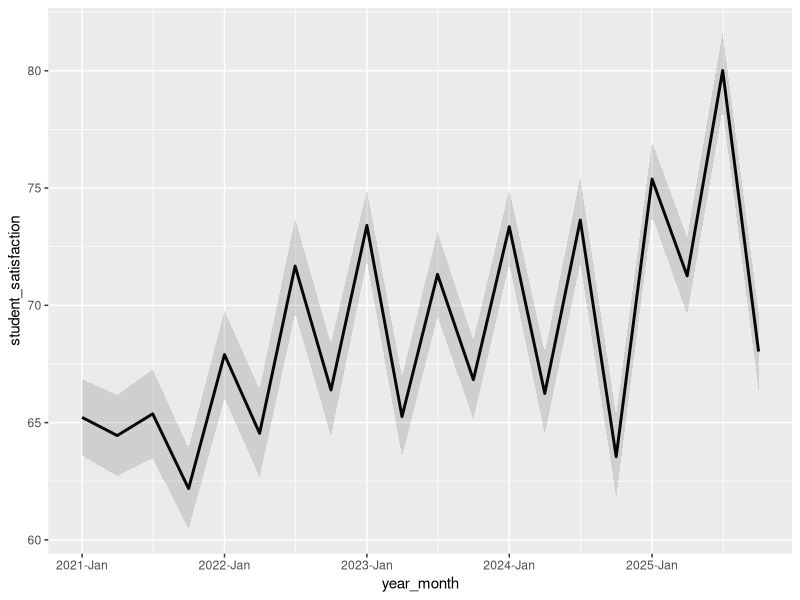
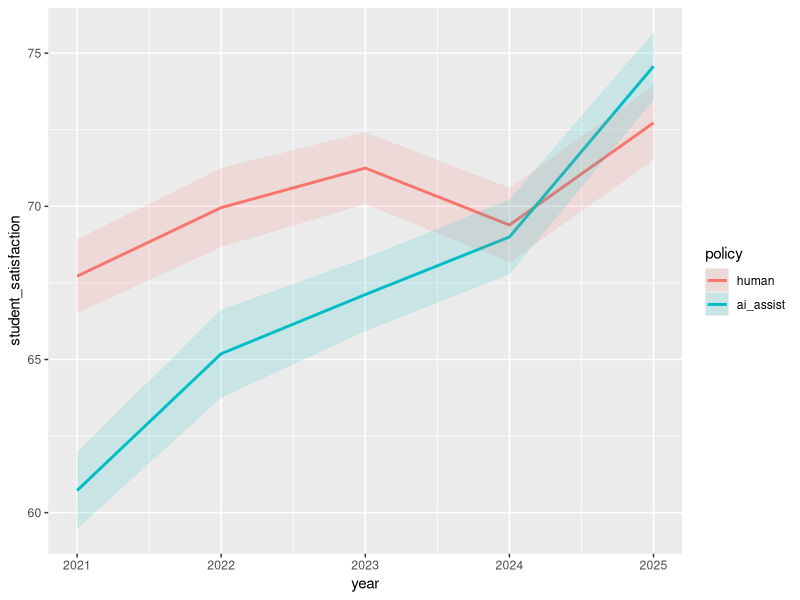
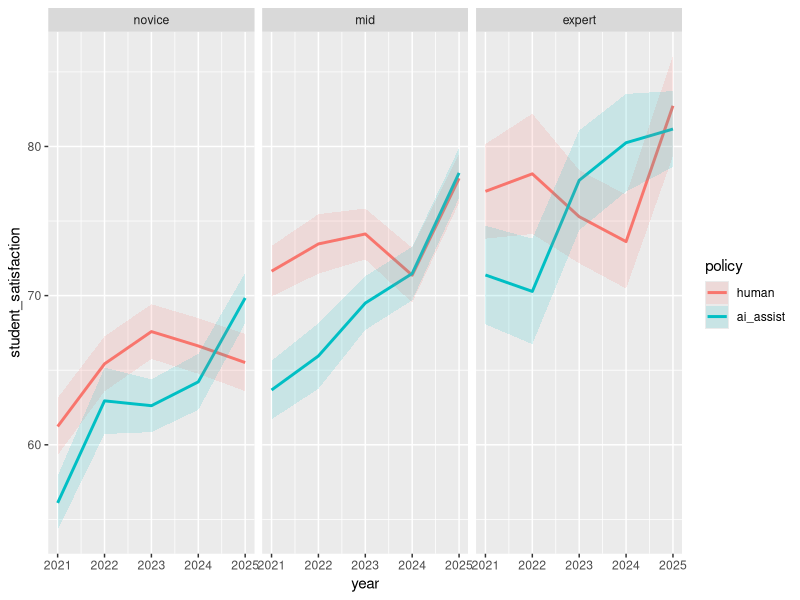
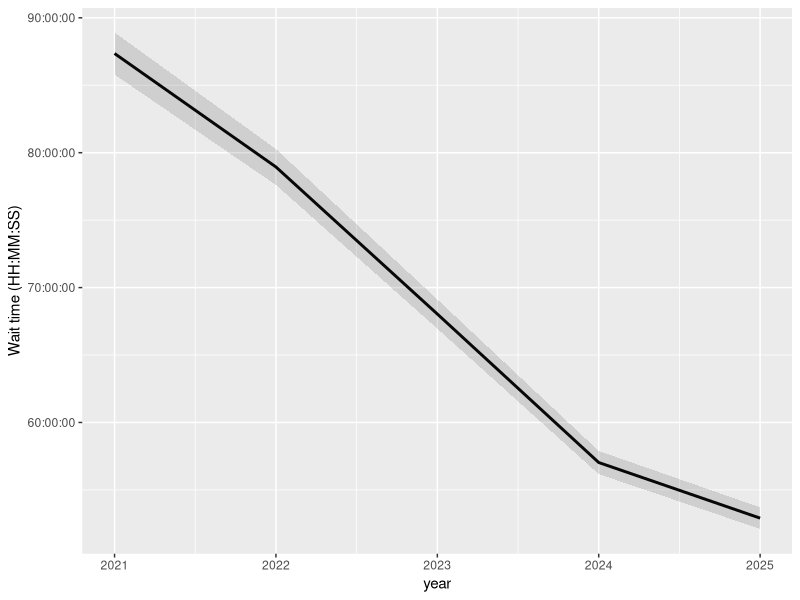
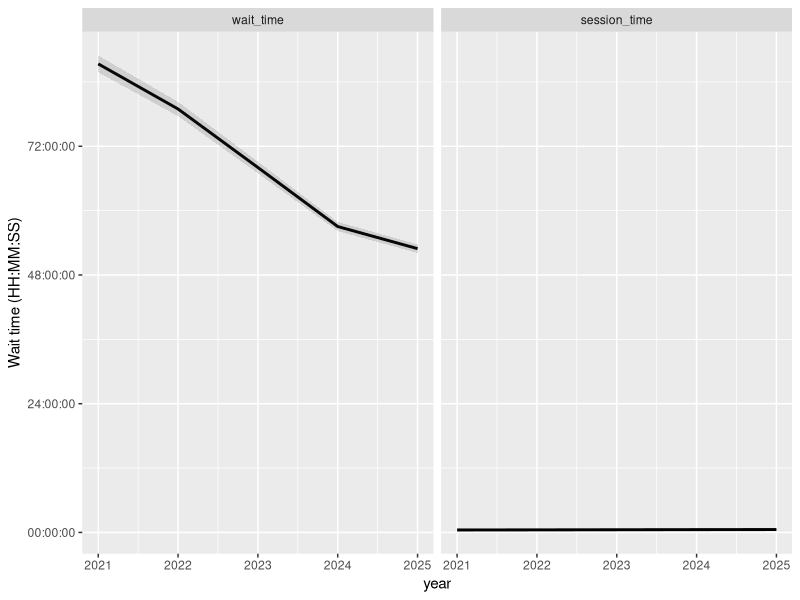
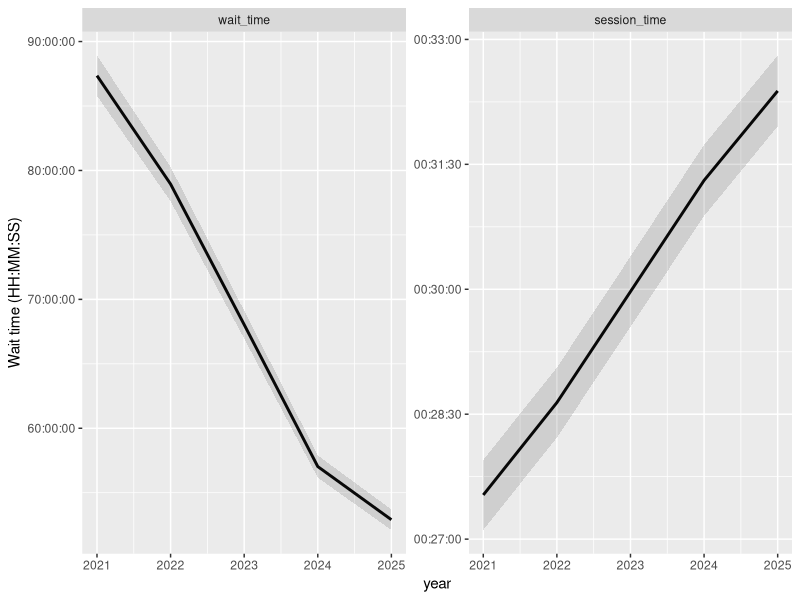
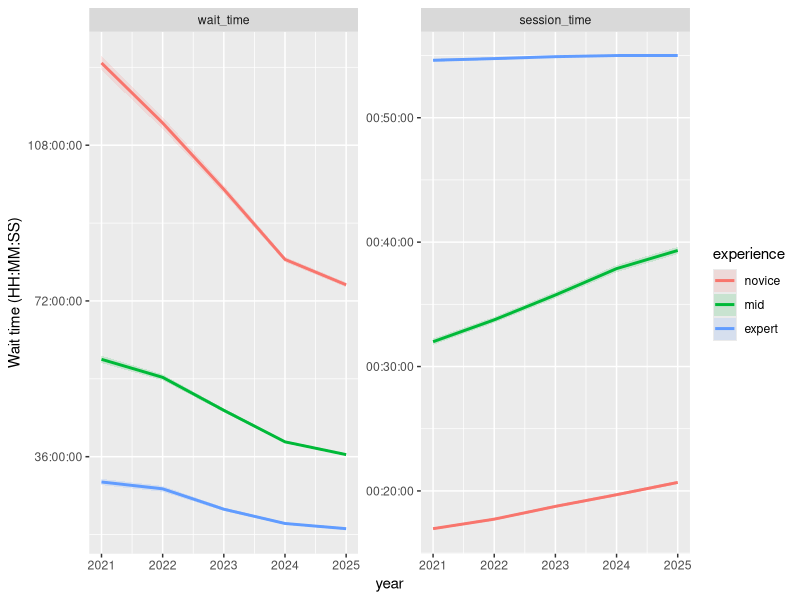
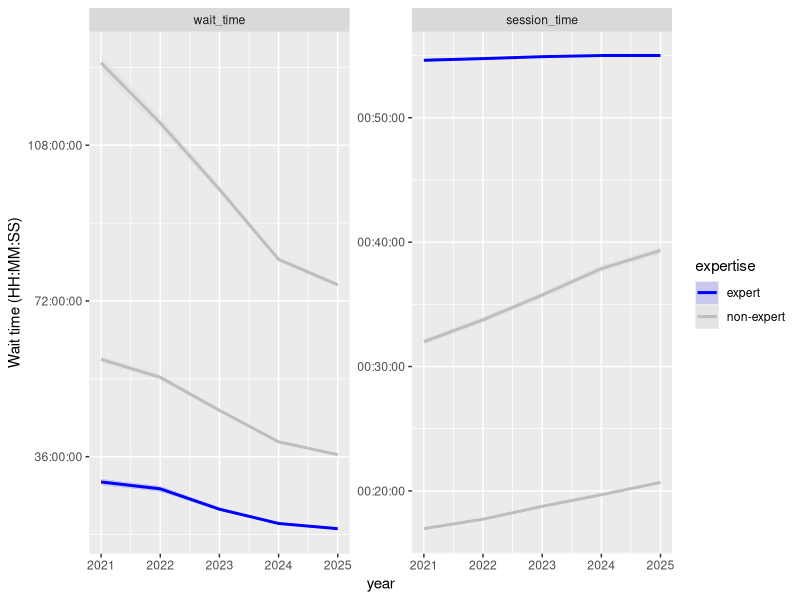

Reproduce these figures in R, in order.
## ---- chunk 1
#| include: false
library(tidyverse)
library(here)
## ---- chunk 2
#| include: false
tutor <- read_csv(here("data-vis", "data", "tutor.csv"),
                  col_types = "ififfdfc")  # force mmss to character (last 'c')
## ---- chunk 3
head(tutor)
## ---- chunk 4
tutor <- tutor %>%
  mutate(experience = factor(experience,
                             levels = c("novice","mid","expert")),
         term = factor(term,
                             levels = c("winter", "spring", "summer", "autumn")))
## ---- chunk 5
tutor <- tutor %>%
  mutate(month = case_when(
    term == "winter" ~ 1,
    term == "spring" ~ 4,
    term == "summer" ~ 7,
    term == "autumn" ~ 10
  ),
  year_month = ym(paste(year, month)))  # Date at first-of-month
## ---- chunk 6
tutor %>% 
  select(year, term, month, year_month) %>% 
  head()
## ---- chunk 7
#| echo: false
ggplot(tutor, aes(x = year_month, y = student_satisfaction)) +
  stat_summary(fun = "mean", geom = "line", linewidth = 1) +
  stat_summary(fun.data = "mean_se", geom = "ribbon", alpha = 0.15) +
  scale_x_date(date_labels = "%Y-%b")
## ---- chunk 8
#| echo: false
ggplot(tutor, aes(year, student_satisfaction)) +
  stat_summary(aes(color = policy), fun = "mean", geom = "line", linewidth = 1) +
  stat_summary(aes(fill = policy), fun.data = "mean_se", geom = "ribbon", alpha = 0.15)
## ---- chunk 9
#| include: false
ggplot(tutor, aes(x = year, y = student_satisfaction)) +
  facet_wrap(~ experience) +
  stat_summary(aes(color = policy), fun = "mean", geom = "line", linewidth = 1) +
  stat_summary(aes(fill = policy), fun.data = "mean_se", geom = "ribbon", alpha = 0.15)
## ---- chunk 10
#| include: false
tutor <- tutor %>%
  mutate(
    mmss_period = lubridate::ms(mmss),    # "MM:SS.s" -> Period (minutes/seconds)
  )
## ---- chunk 11
tutor %>% 
  select(metric, mmss, mmss_period) %>% 
  head()
## ---- chunk 12
#| echo: false
tutor %>%
  filter(metric == "wait_time") %>%
  ggplot(aes(x = year, y = mmss_period)) +
  stat_summary(fun = "mean", geom = "line", linewidth = 1) +
  stat_summary(fun.data = "mean_se", geom = "ribbon", alpha = 0.15) +
  scale_y_time(name = "Wait time (HH:MM:SS)")
## ---- chunk 13
#| echo: false
tutor %>%
  ggplot(aes(x = year, y = mmss_period)) +
  facet_wrap(~metric) +
  stat_summary(fun = "mean", geom = "line", linewidth = 1) +
  stat_summary(fun.data = "mean_se", geom = "ribbon", alpha = 0.15) +
  scale_y_time(name = "Wait time (HH:MM:SS)")
## ---- chunk 14
#| echo: false
tutor %>%
  ggplot(aes(x = year, y = mmss_period)) +
  facet_wrap(~metric, scales = "free_y") +
  stat_summary(fun = "mean", geom = "line", linewidth = 1) +
  stat_summary(fun.data = "mean_se", geom = "ribbon", alpha = 0.15) +
  scale_y_time(name = "Wait time (HH:MM:SS)")
## ---- chunk 15
#| echo: false
tutor %>%
  ggplot(aes(x = year, y = mmss_period)) +
  facet_wrap(~metric, scales = "free_y") +
  stat_summary(aes(color = experience), fun = "mean", geom = "line", linewidth = 1) +
  stat_summary(aes(fill = experience), fun.data = "mean_se", geom = "ribbon", alpha = 0.15) +
  scale_y_time(name = "Wait time (HH:MM:SS)")
## ---- chunk 16
#| echo: false
tutor %>%
  mutate(expertise = ifelse(experience == "expert", "expert", "non-expert")) %>%
  ggplot(aes(x = year, y = mmss_period)) +
  facet_wrap(~metric, scales = "free_y") +
  stat_summary(aes(color = expertise, group = experience), fun = "mean", geom = "line", linewidth = 1) +
  stat_summary(aes(fill = expertise, group = experience), fun.data = "mean_se", geom = "ribbon", alpha = 0.15) +
  scale_y_time(name = "Wait time (HH:MM:SS)") +
  scale_color_manual(values = c("blue", "gray")) +
  scale_fill_manual(values = c("blue", "gray"))
